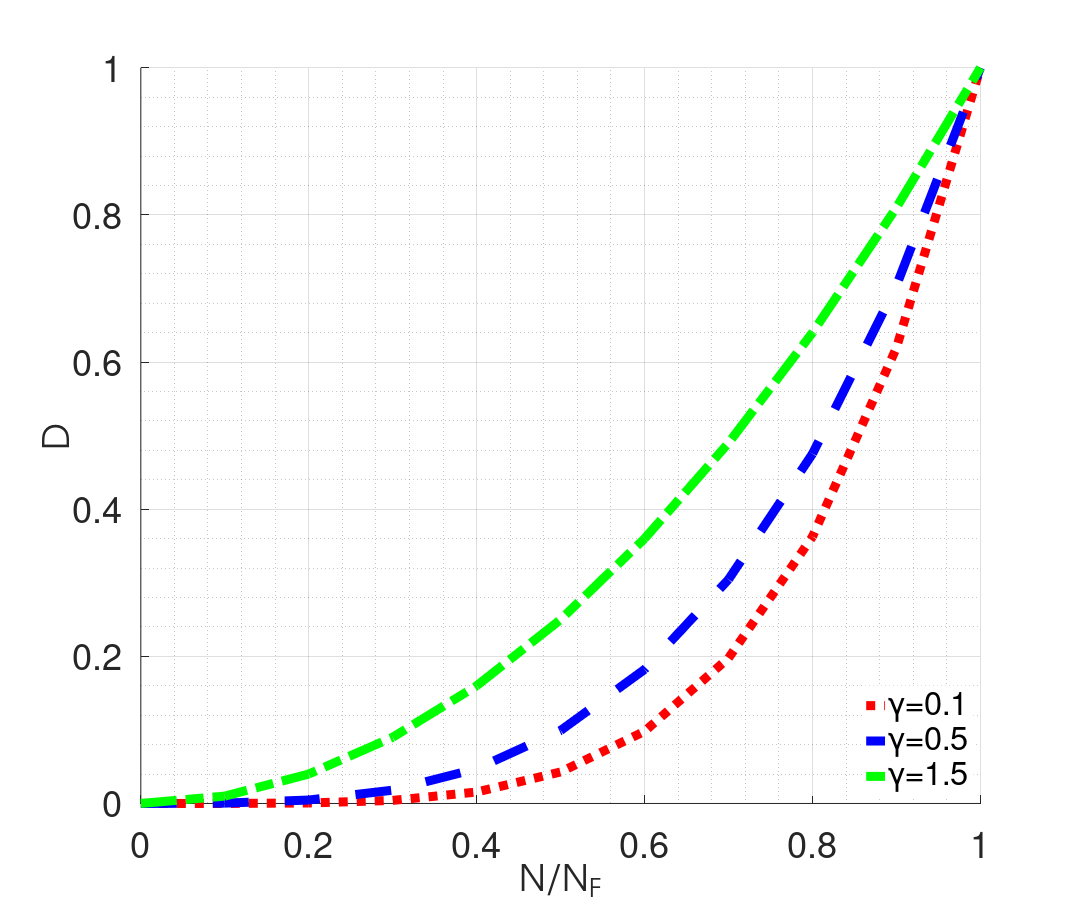

This figure's MATLAB source:
clear;clc

alpha=0.8;

gam1=0.1;
gam2=0.5;
gam3=1.5;
ratio=0:0.1:1;

D1=(1-(1-ratio.^(1/(1-alpha)))).^(1/(gam1+1));
D2=(1-(1-ratio.^(1/(1-alpha)))).^(1/(gam2+1));
D3=(1-(1-ratio.^(1/(1-alpha)))).^(1/(gam3+1));

hold on
pd1= plot(ratio,D1,':r','LineWidth', 10);
pd2= plot(ratio,D2,'--b','LineWidth', 10);
pd3= plot(ratio,D3,'-.g','LineWidth', 10);


% title('Damage versus fatigue cycle ratio with different \gamma with \alpha=0.8');
xlabel('N/N_{F}');
ylabel('D');
grid on;
grid minor;
hXLabel = xlabel('N/N_{F}');
hYLabel =ylabel('D');

hLegend=legend([pd1,pd2,pd3], '\gamma=0.1','\gamma=0.5','\gamma=1.5','Location','southeast');
set([hLegend, gca], 'FontSize', 40)
set(hLegend,'Box','on');
set(hLegend,'EdgeColor',[1 1 1]); %set the edge colour of the legend to white 
% Adjust font
set(gca, 'FontName', 'Helvetica')
set([hXLabel, hYLabel], 'FontName', 'AvantGarde')
set([hXLabel, hYLabel], 'FontSize',40)

% Adjust axes properties
set(gcf,'color','w'); %set figure background transparent
set(gca,'color','w'); %set axis transparent
% Maximize print figure
set(gcf,'outerposition',get(0,'screensize'));
set(gcf, 'PaperPositionMode', 'manual');
set(gcf, 'PaperUnits', 'points'); %[ {inches} | centimeters | normalized | points ]
set(gcf, 'PaperPosition', [0 0 1200 1000]); %set(gcf,'PaperPosition',[left,bottom,width,height])
saveas(gcf,'F:\Git\PhDreport\5thesis\figures\Dratio2.png');
